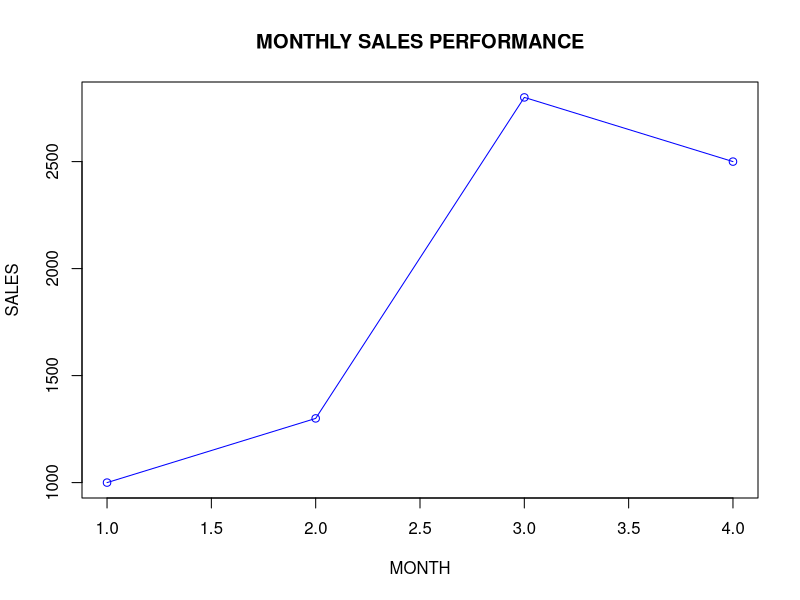

Write R code to recreate this figure.
x<-c("Jan","Feb","Mar","Apr")
y<-c(1000,1300,2800,2500)
plot(y,type="o",col="Blue",xlab="MONTH",ylab="SALES",main="MONTHLY SALES PERFORMANCE")
